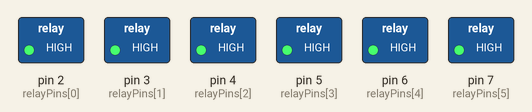
This sketch was run on a simulated Arduino Uno, built with avr-gcc and run on an emulated ATmega328P. Parts: switched loads named in the sketch (green lamp = pin HIGH). Wiring (inferred from the names in the program): DS1307 clock at I2C address 0x68. The local clock reads 2024-03-15 10:24:30 at power-on unless the sketch sets it; what the sketch prints to the serial monitor is not drawn.

Above: at 0.1 s.
At 10.3 s:
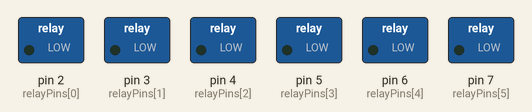
Timing chart, 0 to 13.7 s (numbered marks = the images above):
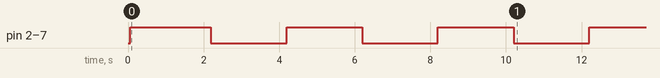

The sketch:

6_relay_arduino.ino
```cpp
/*
   تشغيل 6 ريليهات بنظام 24 ساعة + اختبارات كاملة
   أيام العمل: الأحد–الخميس
   ساعات العمل: من 06:00 إلى 11:59
*/

#include <Wire.h>
#include "RTClib.h"

RTC_DS1307 rtc;

// 6 ريليهات من Pin 2 إلى Pin 7
int relayPins[6] = {2, 3, 4, 5, 6, 7};

const int TEST_DELAY_MS = 2000; // تأخير 2 ثانية بين كل اختبار

void testLogicAndControlRelays(int testDay, int testHour);

String getDayName(int d) {
  String names[] = {"الأحد", "الإثنين", "الثلاثاء", "الأربعاء", "الخميس", "الجمعة", "السبت"};
  return names[d];
}

void force24HourMode() {
  // قراءة سجل الساعة من DS1307
  Wire.beginTransmission(0x68);
  Wire.write(0x02);  // مسجل الساعة
  Wire.endTransmission();

  Wire.requestFrom(0x68, 1);
  byte hourReg = Wire.read();

  // إذا كانت الشريحة على نظام 12 ساعة → نحولها 24 ساعة
  if (hourReg & 0b01000000) {
    hourReg &= 0b10111111; // clear bit 6 → enforce 24h format

    Wire.beginTransmission(0x68);
    Wire.write(0x02);
    Wire.write(hourReg);
    Wire.endTransmission();

    Serial.println("✔ تم تحويل DS1307 إلى نظام 24 ساعة.");
  }
}

void setup() {
  Serial.begin(9600);
  Serial.println("=================================================");
  Serial.println("🔧 بدء الإعداد وتشغيل الاختبارات…");

  Wire.begin();

  if (!rtc.begin()) {
    Serial.println("❌ RTC DS1307 غير متصل!");
    while (1);
  }

  // إجبار نظام 24 ساعة
  force24HourMode();

  // تجهيز الريليهات
  for (int i = 0; i < 6; i++) {
    pinMode(relayPins[i], OUTPUT);
    digitalWrite(relayPins[i], HIGH);
  }

  // ===============================
  // تشغيل جميع الاختبارات
  // ===============================
  Serial.println("\n--- 🧠 بدء الاختبارات (نظام 24 ساعة) ---");

  testLogicAndControlRelays(1, 5);   // الاثنين 05:00 → OFF
  testLogicAndControlRelays(2, 10);  // الثلاثاء 10:00 → ON
  testLogicAndControlRelays(6, 11);  // السبت 11:00 → OFF
  testLogicAndControlRelays(0, 6);   // الأحد 06:00 → ON
  testLogicAndControlRelays(4, 15);  // الخميس 15:00 → OFF
  testLogicAndControlRelays(4, 11);  // الخميس 11:00 → ON
  testLogicAndControlRelays(3, 12);  // الأربعاء 12:00 → OFF
  testLogicAndControlRelays(5, 8);   // الجمعة 08:00 → OFF

  Serial.println("\n🔚 نهاية الاختبارات، إطفاء جميع الريليهات...");
  for (int i = 0; i < 6; i++) digitalWrite(relayPins[i], HIGH);

  Serial.println("=================================================");
  Serial.println("الدخول إلى الوضع التشغيلي الحقيقي…");
}

void loop() {

  // تأكيد دائم أن DS1307 تعمل 24 ساعة
  force24HourMode();

  // قراءة الوقت الحقيقي
  DateTime now = rtc.now();

  int day  = now.dayOfTheWeek(); // 0 = الأحد
  int hour = now.hour();         // نظام 24 ساعة

  bool allowedDays = (day >= 0 && day <= 4);   // الأحد → الخميس
  bool allowedHours = (hour >= 6 && hour < 12);

  if (allowedDays && allowedHours) {
    for (int i = 0; i < 6; i++) digitalWrite(relayPins[i], LOW);
  } else {
    for (int i = 0; i < 6; i++) digitalWrite(relayPins[i], HIGH);
  }

  delay(1000);
}

// ===============================
// دالة الاختبار البصري
// ===============================
void testLogicAndControlRelays(int testDay, int testHour) {

  bool allowedDays = (testDay >= 0 && testDay <= 4);
  bool allowedHours = (testHour >= 6 && testHour < 12);

  Serial.print("📝 اختبار: ");
  Serial.print(getDayName(testDay));
  Serial.print(" - ");
  Serial.print(testHour);
  Serial.print(":00");

  if (allowedDays && allowedHours) {
    for (int i = 0; i < 6; i++) digitalWrite(relayPins[i], LOW);
    Serial.println(" → 🟢 تشغيل (ON)");
  } else {
    for (int i = 0; i < 6; i++) digitalWrite(relayPins[i], HIGH);
    Serial.println(" → 🔴 إيقاف (OFF)");
  }

  delay(TEST_DELAY_MS);
}
```
